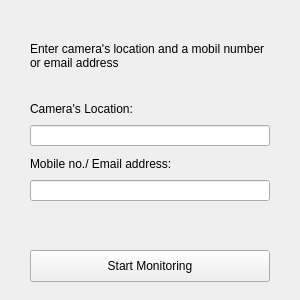
<?xml version="1.0" encoding="UTF-8"?>
<ui version="4.0">
 <class>MainWindow</class>
 <widget class="QMainWindow" name="MainWindow">
  <property name="geometry">
   <rect>
    <x>0</x>
    <y>0</y>
    <width>300</width>
    <height>300</height>
   </rect>
  </property>
  <property name="minimumSize">
   <size>
    <width>300</width>
    <height>300</height>
   </size>
  </property>
  <property name="maximumSize">
   <size>
    <width>300</width>
    <height>300</height>
   </size>
  </property>
  <property name="windowTitle">
   <string>Weapon Detection</string>
  </property>
  <widget class="QWidget" name="centralwidget">
   <widget class="QLabel" name="label">
    <property name="geometry">
     <rect>
      <x>30</x>
      <y>20</y>
      <width>241</width>
      <height>71</height>
     </rect>
    </property>
    <property name="text">
     <string>Enter camera's location and a mobil number or email address</string>
    </property>
    <property name="wordWrap">
     <bool>true</bool>
    </property>
   </widget>
   <widget class="QLabel" name="label_2">
    <property name="geometry">
     <rect>
      <x>30</x>
      <y>101</y>
      <width>121</width>
      <height>16</height>
     </rect>
    </property>
    <property name="text">
     <string>Camera's Location:</string>
    </property>
   </widget>
   <widget class="QLabel" name="label_3">
    <property name="geometry">
     <rect>
      <x>30</x>
      <y>156</y>
      <width>191</width>
      <height>16</height>
     </rect>
    </property>
    <property name="text">
     <string>Mobile no./ Email address:</string>
    </property>
   </widget>
   <widget class="QPushButton" name="pushButton">
    <property name="geometry">
     <rect>
      <x>30</x>
      <y>250</y>
      <width>240</width>
      <height>32</height>
     </rect>
    </property>
    <property name="text">
     <string>Start Monitoring</string>
    </property>
   </widget>
   <widget class="QLineEdit" name="location_input">
    <property name="geometry">
     <rect>
      <x>30</x>
      <y>125</y>
      <width>240</width>
      <height>21</height>
     </rect>
    </property>
   </widget>
   <widget class="QLineEdit" name="sendTo_input">
    <property name="geometry">
     <rect>
      <x>30</x>
      <y>180</y>
      <width>240</width>
      <height>21</height>
     </rect>
    </property>
   </widget>
  </widget>
 </widget>
 <resources/>
 <connections/>
</ui>
